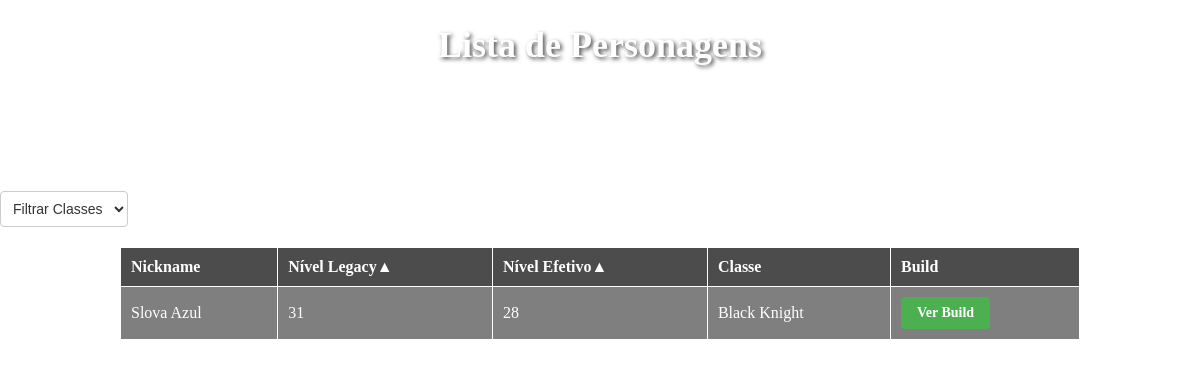
/, run on an earlier commit of the app's database.
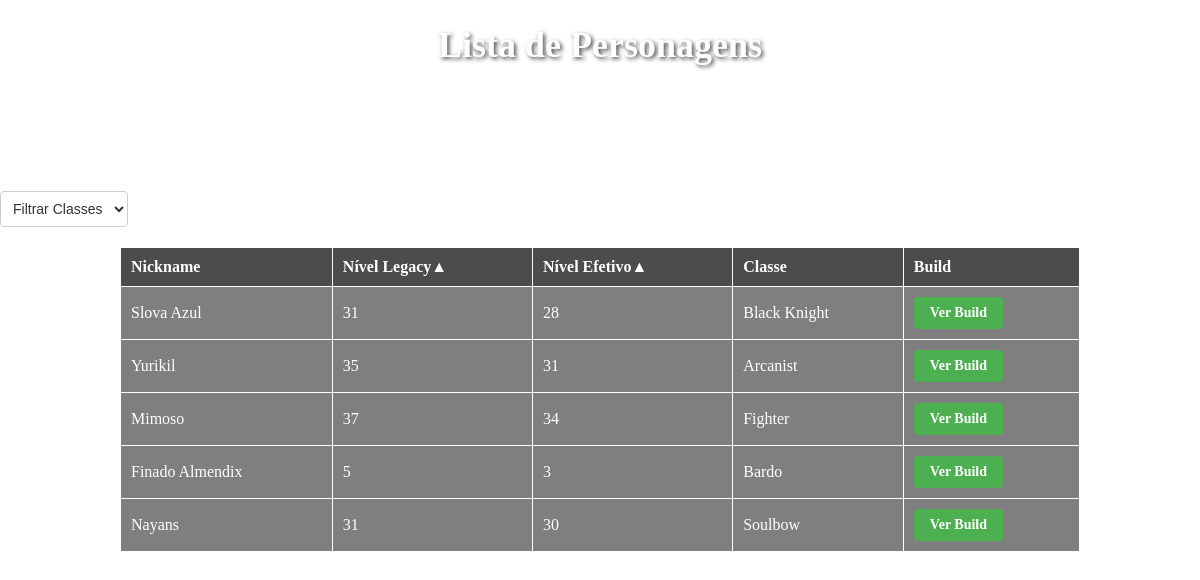
And on a later commit of the database.
### character/models.py (models this page shows)
class Character(models.Model):
   id_char =  models.UUIDField(primary_key=True, default=uuid4, editable=False)
   char_nick = models.CharField(max_length= 225)
   char_legacy_level = models.IntegerField()
   char_effect_level = models.IntegerField()
   char_class = models.CharField(max_length= 50)
   char_build = models.URLField(blank=True, null=True)

### character/views.py (the view)
# urls.py: path('', views.character_list, name='home'),
def character_list(request):
    characters = CharacterViewSet().get_queryset()
    return render(request, 'character_list.html', {'characters': characters})

### character/templates/character_list.html (shortened to what this page needs)
{% load static %}
<!DOCTYPE html>
<html lang="en">
<head>
    <link rel="stylesheet" href="{% static 'css/chars.css' %}">
</head>
<body>
    <h1>Lista de Personagens</h1>
    <div id="filtroClasseContainer">
        <select id="filtroClasse">
            <option value="">Filtrar Classes</option>
        </select>
    </div>
    <table border="1">
        <thead>
            <tr>
                <th>Nickname</th>
                <th class="sortable">Nível Legacy</th>
                <th class="sortable">Nível Efetivo</th>
                <th>Classe</th>
                <th>Build</th>
            </tr>
        </thead>
        <tbody>
            {% for character in characters %}
                <tr>
                    <td>{{ character.char_nick }}</td>
                    <td>{{ character.char_legacy_level }}</td>
                    <td>{{ character.char_effect_level }}</td>
                    <td>{{ character.char_class }}</td>
                    <td><a href="{{ character.char_build }}" class="build-button" target="_blank">Ver Build</a></td>
                </tr>
            {% endfor %}
        </tbody>
    </table>
</body>
</html>

What changed in the data, as far as the page shows it:
added Character: char_nick "Yurikil", char_legacy_level "35", char_effect_level "31", char_class "Arcanist"
added Character: char_nick "Mimoso", char_legacy_level "37", char_effect_level "34", char_class "Fighter"
added Character: char_nick "Finado Almendix", char_legacy_level "5", char_effect_level "3", char_class "Bardo"
added Character: char_nick "Nayans", char_legacy_level "31", char_effect_level "30", char_class "Soulbow"
